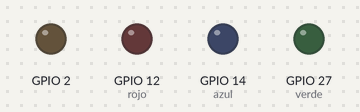
The sketch below on a simulated ESP32. Parts: output pins drawn as LEDs (lit = HIGH). WiFi joins after 1.5 s; servers stay silent unless stated; what the sketch prints to the serial monitor is not drawn.

Above: at 0.7 s.
At 1.3 s:
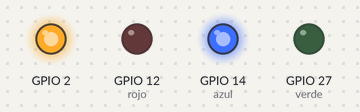
At 1.9 s:
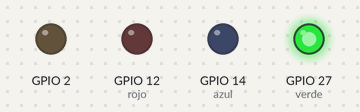
Timing chart, 0 to 3.4 s (numbered marks = the images above):
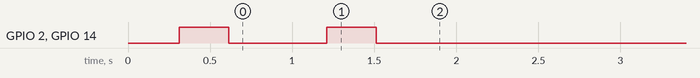

The sketch:

wifi_connection.ino
```cpp
//conexion del esp32 a una red wifi
#include <WiFi.h>

int rojo = 12;
int azul = 14;
int verde = 27;

//valores constantes de la red wifi
const char* ssid = "vw-03826";
const char* clave = "ZTERRTHJ8902852";

void setup() {
	Serial.begin(115200);
	delay(10);

	//configuracion y estado de los pilotos
	pinMode(rojo, OUTPUT);
	pinMode(azul, OUTPUT);
	pinMode(verde, OUTPUT);
	pinMode(2, OUTPUT);
	digitalWrite(rojo, LOW);
	digitalWrite(azul, LOW);
	digitalWrite(verde, LOW);

	//conectado a la red wifi
	WiFi.mode(WIFI_STA);
	WiFi.begin(ssid, clave);
	Serial.print("Conectado a la red: ");
	Serial.print(ssid);

	//esperando a la conexion wifi
	int contador_wifi = 0;
	while (WiFi.status() != WL_CONNECTED){
		delay(300);
		Serial.print('.');

		if (contador_wifi == 15){
			digitalWrite(rojo, 1);
			Serial.println("");
			Serial.println("Error en la conexion a la red");
			break;
		}

		digitalWrite(azul, 1);
		digitalWrite(2, 1);
		delay(300);
		digitalWrite(azul, 0);
		digitalWrite(2, 0);
		delay(300);

		contador_wifi++;
	}

	if (WiFi.status() == WL_CONNECTED){
		//cuando ya se haya conectado
		digitalWrite(verde, 1);
		Serial.println("WiFi conectado");

		//mostrar mensajes de conexion
		Serial.println("Se le ha asignado la siguiente direccion IP: ");
		Serial.println(WiFi.localIP());
	}
}
void loop() {
}
```
